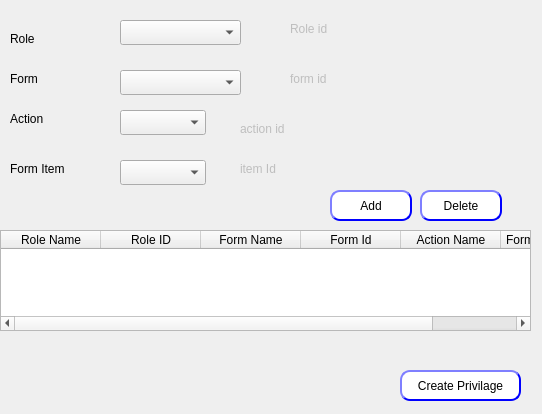
<?xml version="1.0" encoding="UTF-8"?>
<ui version="4.0">
 <class>dialog</class>
 <widget class="QDialog" name="dialog">
  <property name="geometry">
   <rect>
    <x>0</x>
    <y>0</y>
    <width>542</width>
    <height>414</height>
   </rect>
  </property>
  <property name="windowTitle">
   <string>Priv</string>
  </property>
  <widget class="QLabel" name="LB_roleId">
   <property name="enabled">
    <bool>false</bool>
   </property>
   <property name="geometry">
    <rect>
     <x>290</x>
     <y>20</y>
     <width>151</width>
     <height>17</height>
    </rect>
   </property>
   <property name="frameShape">
    <enum>QFrame::NoFrame</enum>
   </property>
   <property name="text">
    <string>Role id</string>
   </property>
  </widget>
  <widget class="QComboBox" name="CMB_roleName">
   <property name="geometry">
    <rect>
     <x>120</x>
     <y>20</y>
     <width>121</width>
     <height>25</height>
    </rect>
   </property>
  </widget>
  <widget class="QLabel" name="LB_formId">
   <property name="enabled">
    <bool>false</bool>
   </property>
   <property name="geometry">
    <rect>
     <x>290</x>
     <y>70</y>
     <width>141</width>
     <height>17</height>
    </rect>
   </property>
   <property name="frameShape">
    <enum>QFrame::NoFrame</enum>
   </property>
   <property name="text">
    <string>form id</string>
   </property>
  </widget>
  <widget class="QLabel" name="label_2">
   <property name="geometry">
    <rect>
     <x>10</x>
     <y>70</y>
     <width>67</width>
     <height>17</height>
    </rect>
   </property>
   <property name="text">
    <string>Form</string>
   </property>
  </widget>
  <widget class="QComboBox" name="CMB_formName">
   <property name="geometry">
    <rect>
     <x>120</x>
     <y>70</y>
     <width>121</width>
     <height>25</height>
    </rect>
   </property>
  </widget>
  <widget class="QLabel" name="label_3">
   <property name="geometry">
    <rect>
     <x>10</x>
     <y>110</y>
     <width>67</width>
     <height>17</height>
    </rect>
   </property>
   <property name="text">
    <string>Action</string>
   </property>
  </widget>
  <widget class="QLabel" name="User">
   <property name="geometry">
    <rect>
     <x>10</x>
     <y>30</y>
     <width>67</width>
     <height>17</height>
    </rect>
   </property>
   <property name="text">
    <string>Role</string>
   </property>
  </widget>
  <widget class="QComboBox" name="CMB_actionName">
   <property name="geometry">
    <rect>
     <x>120</x>
     <y>110</y>
     <width>86</width>
     <height>25</height>
    </rect>
   </property>
  </widget>
  <widget class="QPushButton" name="BTN_createPrivilage">
   <property name="geometry">
    <rect>
     <x>400</x>
     <y>370</y>
     <width>121</width>
     <height>31</height>
    </rect>
   </property>
   <property name="styleSheet">
    <string notr="true">QPushButton{
                                        background-color: white;
                                        border-style: outset;
                                        border-width: 2px;
                                        border-radius: 10px;
                                        border-color: blue;
                                        min-width: 6em;
                                        }
                                        QPushButton:hover {
                                        background: qradialgradient(
                                        cx: 0.3, cy: -0.4, fx: 0.3, fy: -0.4,
                                        radius: 1.35, stop: 0 #fff, stop: 1 #bbb
                                        );
                                        }
                                        QPushButton:pressed {
                                        border-style: inset;
                                        background: qradialgradient(
                                        cx: 0.4, cy: -0.1, fx: 0.4, fy: -0.1,
                                        radius: 1.35, stop: 0 #fff, stop: 1 #ddd
                                        );
                                        }
                                    </string>
   </property>
   <property name="text">
    <string>Create Privilage</string>
   </property>
  </widget>
  <widget class="QLabel" name="LB_actionId">
   <property name="enabled">
    <bool>false</bool>
   </property>
   <property name="geometry">
    <rect>
     <x>240</x>
     <y>120</y>
     <width>141</width>
     <height>17</height>
    </rect>
   </property>
   <property name="frameShape">
    <enum>QFrame::NoFrame</enum>
   </property>
   <property name="text">
    <string>action id</string>
   </property>
  </widget>
  <widget class="QComboBox" name="CMB_formItemName">
   <property name="geometry">
    <rect>
     <x>120</x>
     <y>160</y>
     <width>86</width>
     <height>25</height>
    </rect>
   </property>
  </widget>
  <widget class="QLabel" name="label_5">
   <property name="geometry">
    <rect>
     <x>10</x>
     <y>160</y>
     <width>71</width>
     <height>17</height>
    </rect>
   </property>
   <property name="text">
    <string>Form Item</string>
   </property>
  </widget>
  <widget class="QLabel" name="LB_formItemID">
   <property name="enabled">
    <bool>false</bool>
   </property>
   <property name="geometry">
    <rect>
     <x>240</x>
     <y>160</y>
     <width>141</width>
     <height>17</height>
    </rect>
   </property>
   <property name="frameShape">
    <enum>QFrame::NoFrame</enum>
   </property>
   <property name="text">
    <string>item Id</string>
   </property>
  </widget>
  <widget class="QTableWidget" name="w1">
   <property name="enabled">
    <bool>true</bool>
   </property>
   <property name="geometry">
    <rect>
     <x>0</x>
     <y>230</y>
     <width>531</width>
     <height>101</height>
    </rect>
   </property>
   <property name="rowCount">
    <number>0</number>
   </property>
   <property name="columnCount">
    <number>6</number>
   </property>
   <column>
    <property name="text">
     <string>Role Name</string>
    </property>
   </column>
   <column>
    <property name="text">
     <string>Role ID</string>
    </property>
   </column>
   <column>
    <property name="text">
     <string>Form Name</string>
    </property>
   </column>
   <column>
    <property name="text">
     <string>Form Id</string>
    </property>
   </column>
   <column>
    <property name="text">
     <string>Action Name</string>
    </property>
   </column>
   <column>
    <property name="text">
     <string>Form Item Name</string>
    </property>
   </column>
  </widget>
  <widget class="QPushButton" name="BTN_add">
   <property name="geometry">
    <rect>
     <x>330</x>
     <y>190</y>
     <width>82</width>
     <height>31</height>
    </rect>
   </property>
   <property name="styleSheet">
    <string notr="true">QPushButton{
                                        background-color: white;
                                        border-style: outset;
                                        border-width: 2px;
                                        border-radius: 10px;
                                        border-color: blue;
                                        min-width: 6em;
                                        }
                                        QPushButton:hover {
                                        background: qradialgradient(
                                        cx: 0.3, cy: -0.4, fx: 0.3, fy: -0.4,
                                        radius: 1.35, stop: 0 #fff, stop: 1 #bbb
                                        );
                                        }
                                        QPushButton:pressed {
                                        border-style: inset;
                                        background: qradialgradient(
                                        cx: 0.4, cy: -0.1, fx: 0.4, fy: -0.1,
                                        radius: 1.35, stop: 0 #fff, stop: 1 #ddd
                                        );
                                        }
                                    </string>
   </property>
   <property name="text">
    <string>Add</string>
   </property>
  </widget>
  <widget class="QPushButton" name="BTN_delete">
   <property name="geometry">
    <rect>
     <x>420</x>
     <y>190</y>
     <width>82</width>
     <height>31</height>
    </rect>
   </property>
   <property name="styleSheet">
    <string notr="true">QPushButton{
                                        background-color: white;
                                        border-style: outset;
                                        border-width: 2px;
                                        border-radius: 10px;
                                        border-color: blue;
                                        min-width: 6em;
                                        }
                                        QPushButton:hover {
                                        background: qradialgradient(
                                        cx: 0.3, cy: -0.4, fx: 0.3, fy: -0.4,
                                        radius: 1.35, stop: 0 #fff, stop: 1 #bbb
                                        );
                                        }
                                        QPushButton:pressed {
                                        border-style: inset;
                                        background: qradialgradient(
                                        cx: 0.4, cy: -0.1, fx: 0.4, fy: -0.1,
                                        radius: 1.35, stop: 0 #fff, stop: 1 #ddd
                                        );
                                        }
                                    </string>
   </property>
   <property name="text">
    <string>Delete</string>
   </property>
  </widget>
 </widget>
 <resources/>
 <connections/>
</ui>
